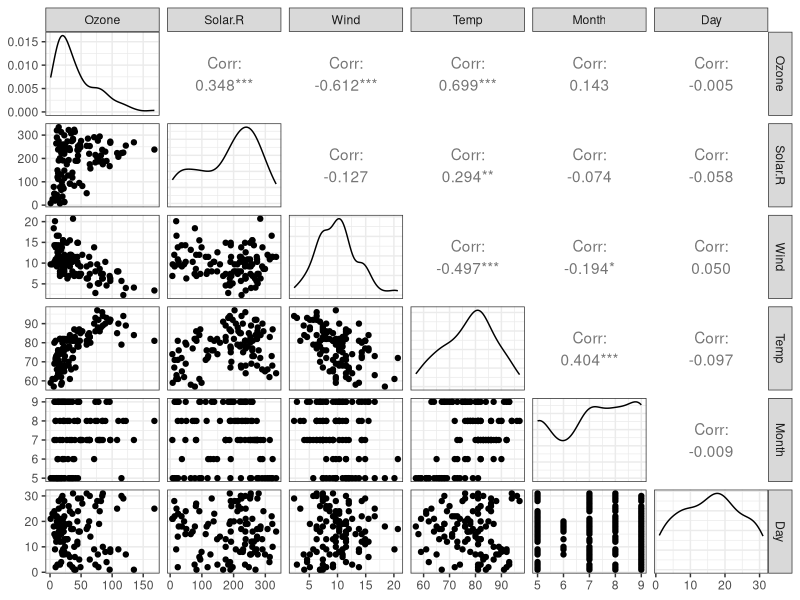
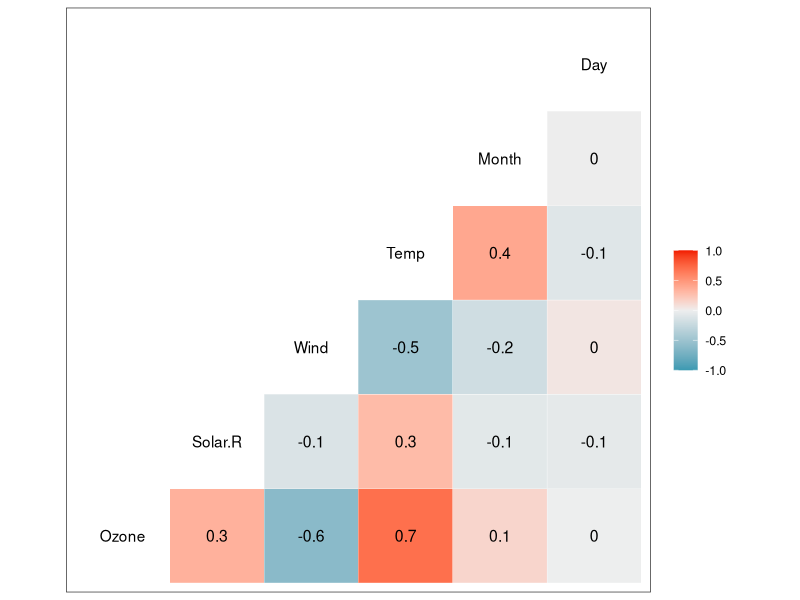
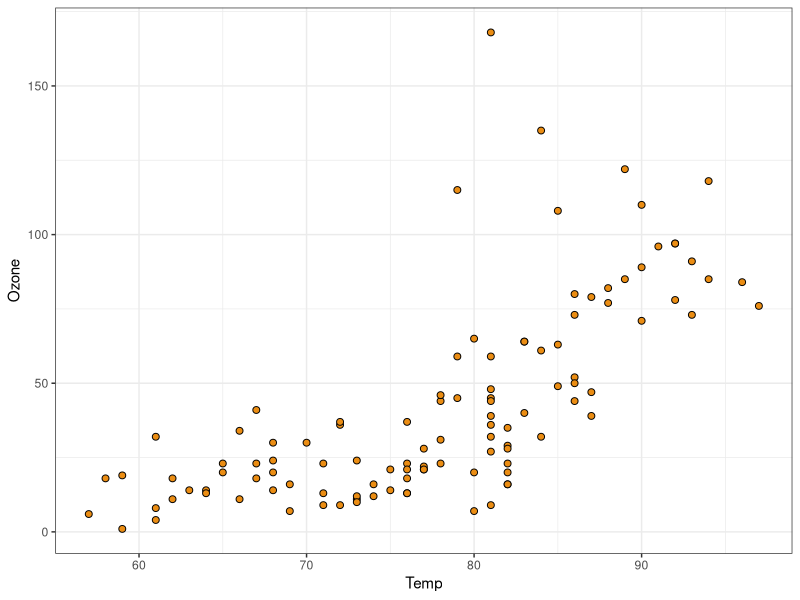
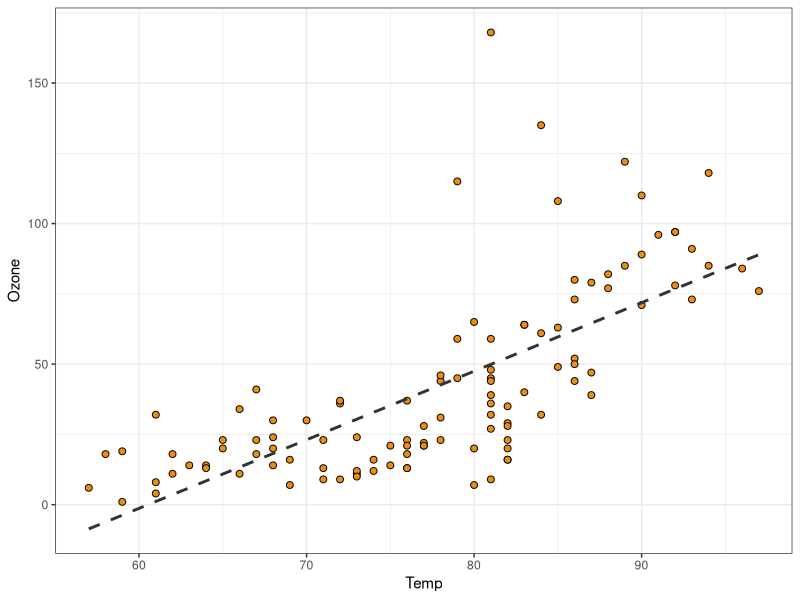
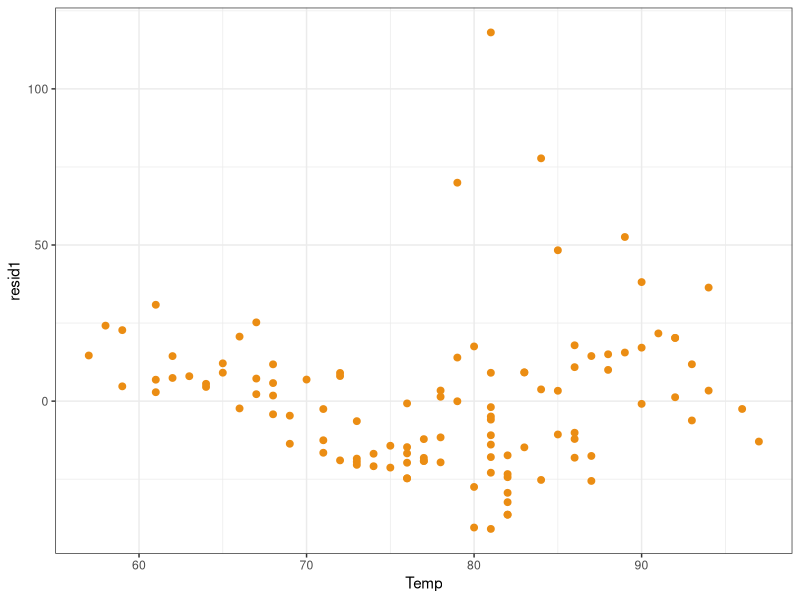
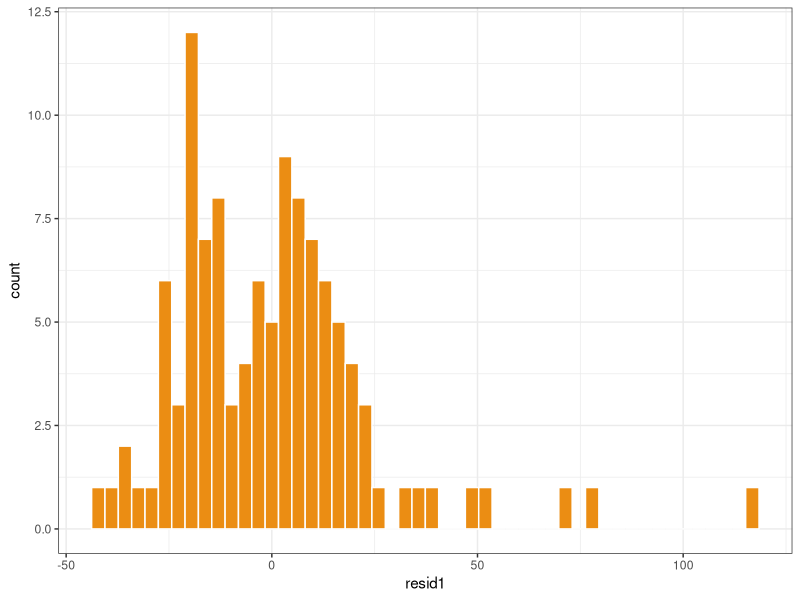

The R script that drew these images, in order:
## ---- chunk 1
# Import libraries
library(tidyverse)
library(knitr)
library(GGally)
library(lmtest)

# Set global theme
theme_set(theme_bw())
## ---- chunk 2
# Read in data set
air = airquality
## ---- chunk 3
# Use str() to get number of rows and columns
# str(air)
# Generate summary of the data frame
kable(summary(air))
## ---- chunk 4
# Remove null values from data set
air2 <- air %>%
  drop_na()

# Use str() to get number of rows and columns
# str(air2)
## ---- chunk 5
# Create matrix of plots
ggpairs(air2)
## ---- chunk 6
ggcorr(air2, label = "TRUE")
## ---- chunk 7
# Plot Temp vs Ozone
ggplot(air2, aes(x = Temp, y = Ozone)) +
  geom_point(shape = 21,
             size = 2,
             fill = '#eb8d13')
## ---- chunk 8
# Create linear model
model1 <- lm(Ozone ~ Temp, air2)
# Generate model statistics
summary(model1)
# Generate confidence interval
confint(model1)
## ---- chunk 9
# Plot Temp vs Ozone with regression line
ggplot(air2, aes(x = Temp, y = Ozone)) +
  geom_point(shape = 21,
             size = 2,
             fill = '#eb8d13') +
  geom_smooth(method = 'lm',
              se = FALSE,
              color = 'gray20',
              linetype = 'dashed')
## ---- chunk 10
# Generate prediction using model
test.data <- data.frame(Temp = 80)
kable(predict(model1, newdata = test.data, interval = "predict"))
## ---- chunk 11
dwtest(model1)
## ---- chunk 12
# Add residuals from model to data frame
air2 <- air2 %>%
  mutate(resid1 = model1$residuals)

# Plot residuals to confirm constant variance
ggplot(air2, aes(x = Temp, y = resid1)) +
  geom_point(size = 2, color = '#eb8d13')
## ---- chunk 13
# Create histogram to confirm normality
ggplot(air2, aes(x = resid1)) +
  geom_histogram(bins = 50,
                 color = 'white',
                 fill = '#eb8d13')
